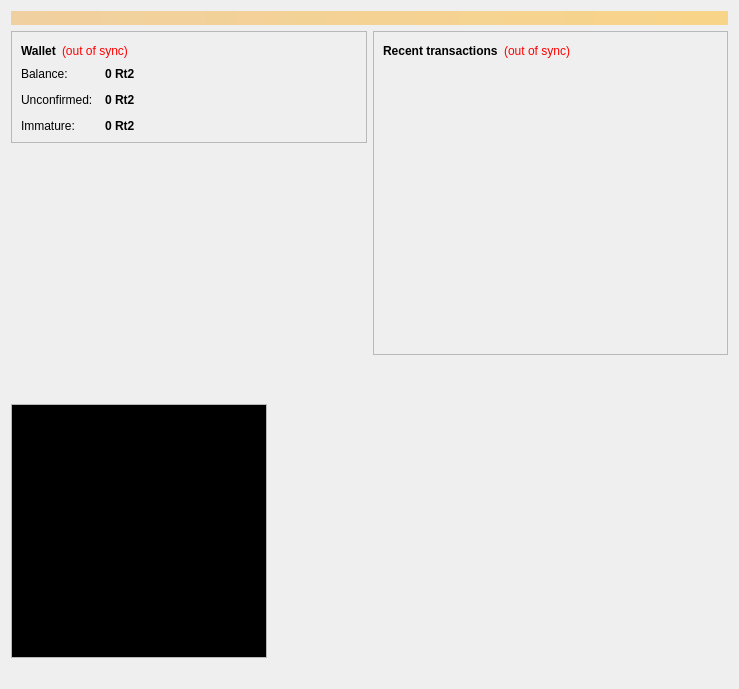
<?xml version="1.0" encoding="UTF-8"?>
<ui version="4.0">
 <class>OverviewPage</class>
 <widget class="QWidget" name="OverviewPage">
  <property name="geometry">
   <rect>
    <x>0</x>
    <y>0</y>
    <width>739</width>
    <height>689</height>
   </rect>
  </property>
  <property name="windowTitle">
   <string>Form</string>
  </property>
  <layout class="QVBoxLayout" name="topLayout">
   <item>
    <widget class="QLabel" name="labelAlerts">
     <property name="visible">
      <bool>false</bool>
     </property>
     <property name="styleSheet">
      <string notr="true">background-color: qlineargradient(x1: 0, y1: 0, x2: 1, y2: 0, stop:0 #F0D0A0, stop:1 #F8D488); color:#000000;</string>
     </property>
     <property name="wordWrap">
      <bool>true</bool>
     </property>
     <property name="margin">
      <number>3</number>
     </property>
    </widget>
   </item>
   <item>
    <layout class="QHBoxLayout" name="horizontalLayout" stretch="1,1">
     <item>
      <layout class="QVBoxLayout" name="verticalLayout_2">
       <item>
        <widget class="QFrame" name="frame">
         <property name="frameShape">
          <enum>QFrame::StyledPanel</enum>
         </property>
         <property name="frameShadow">
          <enum>QFrame::Raised</enum>
         </property>
         <layout class="QVBoxLayout" name="verticalLayout_4">
          <item>
           <layout class="QHBoxLayout" name="horizontalLayout_4">
            <item>
             <widget class="QLabel" name="label_5">
              <property name="font">
               <font>
                <weight>75</weight>
                <bold>true</bold>
               </font>
              </property>
              <property name="text">
               <string>Wallet</string>
              </property>
             </widget>
            </item>
            <item>
             <widget class="QLabel" name="labelWalletStatus">
              <property name="toolTip">
               <string>The displayed information may be out of date. Your wallet automatically synchronizes with the Rotocoin network after a connection is established, but this process has not completed yet.</string>
              </property>
              <property name="styleSheet">
               <string notr="true">QLabel { color: red; }</string>
              </property>
              <property name="text">
               <string notr="true">(out of sync)</string>
              </property>
              <property name="alignment">
               <set>Qt::AlignLeading|Qt::AlignLeft|Qt::AlignVCenter</set>
              </property>
             </widget>
            </item>
            <item>
             <spacer name="horizontalSpacer_2">
              <property name="orientation">
               <enum>Qt::Horizontal</enum>
              </property>
              <property name="sizeHint" stdset="0">
               <size>
                <width>40</width>
                <height>20</height>
               </size>
              </property>
             </spacer>
            </item>
           </layout>
          </item>
          <item>
           <layout class="QFormLayout" name="formLayout_2">
            <property name="fieldGrowthPolicy">
             <enum>QFormLayout::AllNonFixedFieldsGrow</enum>
            </property>
            <property name="horizontalSpacing">
             <number>12</number>
            </property>
            <property name="verticalSpacing">
             <number>12</number>
            </property>
            <item row="0" column="0">
             <widget class="QLabel" name="label">
              <property name="text">
               <string>Balance:</string>
              </property>
             </widget>
            </item>
            <item row="0" column="1">
             <widget class="QLabel" name="labelBalance">
              <property name="font">
               <font>
                <weight>75</weight>
                <bold>true</bold>
               </font>
              </property>
              <property name="cursor">
               <cursorShape>IBeamCursor</cursorShape>
              </property>
              <property name="toolTip">
               <string>Your current balance</string>
              </property>
              <property name="text">
               <string notr="true">0 Rt2</string>
              </property>
              <property name="textInteractionFlags">
               <set>Qt::LinksAccessibleByMouse|Qt::TextSelectableByKeyboard|Qt::TextSelectableByMouse</set>
              </property>
             </widget>
            </item>
            <item row="1" column="0">
             <widget class="QLabel" name="label_3">
              <property name="text">
               <string>Unconfirmed:</string>
              </property>
             </widget>
            </item>
            <item row="1" column="1">
             <widget class="QLabel" name="labelUnconfirmed">
              <property name="font">
               <font>
                <weight>75</weight>
                <bold>true</bold>
               </font>
              </property>
              <property name="cursor">
               <cursorShape>IBeamCursor</cursorShape>
              </property>
              <property name="toolTip">
               <string>Total of transactions that have yet to be confirmed, and do not yet count toward the current balance</string>
              </property>
              <property name="text">
               <string notr="true">0 Rt2</string>
              </property>
              <property name="textInteractionFlags">
               <set>Qt::LinksAccessibleByMouse|Qt::TextSelectableByKeyboard|Qt::TextSelectableByMouse</set>
              </property>
             </widget>
            </item>
            <item row="2" column="0">
             <widget class="QLabel" name="labelImmatureText">
              <property name="text">
               <string>Immature:</string>
              </property>
             </widget>
            </item>
            <item row="2" column="1">
             <widget class="QLabel" name="labelImmature">
              <property name="font">
               <font>
                <weight>75</weight>
                <bold>true</bold>
               </font>
              </property>
              <property name="toolTip">
               <string>Mined balance that has not yet matured</string>
              </property>
              <property name="text">
               <string notr="true">0 Rt2</string>
              </property>
              <property name="textInteractionFlags">
               <set>Qt::LinksAccessibleByMouse|Qt::TextSelectableByKeyboard|Qt::TextSelectableByMouse</set>
              </property>
             </widget>
            </item>
           </layout>
          </item>
         </layout>
        </widget>
       </item>
       <item>
        <spacer name="verticalSpacer">
         <property name="orientation">
          <enum>Qt::Vertical</enum>
         </property>
         <property name="sizeHint" stdset="0">
          <size>
           <width>20</width>
           <height>40</height>
          </size>
         </property>
        </spacer>
       </item>
       <item>
        <widget class="QTextBrowser" name="textBrowser">
         <property name="sizePolicy">
          <sizepolicy hsizetype="Fixed" vsizetype="Expanding">
           <horstretch>0</horstretch>
           <verstretch>0</verstretch>
          </sizepolicy>
         </property>
         <property name="autoFillBackground">
          <bool>true</bool>
         </property>
         <property name="frameShape">
          <enum>QFrame::StyledPanel</enum>
         </property>
         <property name="frameShadow">
          <enum>QFrame::Raised</enum>
         </property>
         <property name="verticalScrollBarPolicy">
          <enum>Qt::ScrollBarAlwaysOff</enum>
         </property>
         <property name="horizontalScrollBarPolicy">
          <enum>Qt::ScrollBarAlwaysOff</enum>
         </property>
         <property name="html">
          <string>&lt;!DOCTYPE HTML PUBLIC &quot;-//W3C//DTD HTML 4.0//EN&quot; &quot;http://www.w3.org/TR/REC-html40/strict.dtd&quot;&gt;
&lt;html&gt;&lt;head&gt;&lt;meta name=&quot;qrichtext&quot; content=&quot;1&quot; /&gt;&lt;style type=&quot;text/css&quot;&gt;
p, li { white-space: pre-wrap; }
&lt;/style&gt;&lt;/head&gt;&lt;body style=&quot; font-family:'Ubuntu'; font-size:11pt; font-weight:400; font-style:normal;&quot; bgcolor=&quot;#000000&quot;&gt;
&lt;p style=&quot;-qt-paragraph-type:empty; margin-top:0px; margin-bottom:0px; margin-left:0px; margin-right:0px; -qt-block-indent:0; text-indent:0px; font-family:'Sans Serif'; font-size:9pt;&quot;&gt;&lt;br /&gt;&lt;/p&gt;&lt;/body&gt;&lt;/html&gt;</string>
         </property>
         <property name="overwriteMode">
          <bool>true</bool>
         </property>
         <property name="openExternalLinks">
          <bool>true</bool>
         </property>
        </widget>
       </item>
       <item>
        <widget class="QLabel" name="label_6">
         <property name="text">
          <string/>
         </property>
         <property name="pixmap">
          <pixmap resource="../rotocoin.qrc">:/images/wallet_bg</pixmap>
         </property>
         <property name="scaledContents">
          <bool>false</bool>
         </property>
         <property name="alignment">
          <set>Qt::AlignHCenter</set>
         </property>
         <property name="margin">
          <number>-2</number>
         </property>
        </widget>
       </item>
      </layout>
     </item>
     <item>
      <layout class="QVBoxLayout" name="verticalLayout_3">
       <item>
        <widget class="QFrame" name="frame_2">
         <property name="frameShape">
          <enum>QFrame::StyledPanel</enum>
         </property>
         <property name="frameShadow">
          <enum>QFrame::Raised</enum>
         </property>
         <layout class="QVBoxLayout" name="verticalLayout">
          <item>
           <layout class="QHBoxLayout" name="horizontalLayout_2">
            <item>
             <widget class="QLabel" name="label_4">
              <property name="text">
               <string>&lt;b&gt;Recent transactions&lt;/b&gt;</string>
              </property>
             </widget>
            </item>
            <item>
             <widget class="QLabel" name="labelTransactionsStatus">
              <property name="toolTip">
               <string>The displayed information may be out of date. Your wallet automatically synchronizes with the Rotocoin network after a connection is established, but this process has not completed yet.</string>
              </property>
              <property name="styleSheet">
               <string notr="true">QLabel { color: red; }</string>
              </property>
              <property name="text">
               <string notr="true">(out of sync)</string>
              </property>
              <property name="alignment">
               <set>Qt::AlignRight|Qt::AlignTrailing|Qt::AlignVCenter</set>
              </property>
             </widget>
            </item>
            <item>
             <spacer name="horizontalSpacer">
              <property name="orientation">
               <enum>Qt::Horizontal</enum>
              </property>
              <property name="sizeHint" stdset="0">
               <size>
                <width>40</width>
                <height>20</height>
               </size>
              </property>
             </spacer>
            </item>
           </layout>
          </item>
          <item>
           <widget class="QListView" name="listTransactions">
            <property name="styleSheet">
             <string notr="true">QListView { background: transparent; }</string>
            </property>
            <property name="frameShape">
             <enum>QFrame::NoFrame</enum>
            </property>
            <property name="verticalScrollBarPolicy">
             <enum>Qt::ScrollBarAlwaysOff</enum>
            </property>
            <property name="horizontalScrollBarPolicy">
             <enum>Qt::ScrollBarAlwaysOff</enum>
            </property>
            <property name="selectionMode">
             <enum>QAbstractItemView::NoSelection</enum>
            </property>
           </widget>
          </item>
         </layout>
        </widget>
       </item>
       <item>
        <spacer name="verticalSpacer_2">
         <property name="orientation">
          <enum>Qt::Vertical</enum>
         </property>
         <property name="sizeHint" stdset="0">
          <size>
           <width>20</width>
           <height>40</height>
          </size>
         </property>
        </spacer>
       </item>
      </layout>
     </item>
    </layout>
   </item>
  </layout>
 </widget>
 <resources>
  <include location="../rotocoin.qrc"/>
 </resources>
 <connections/>
</ui>
